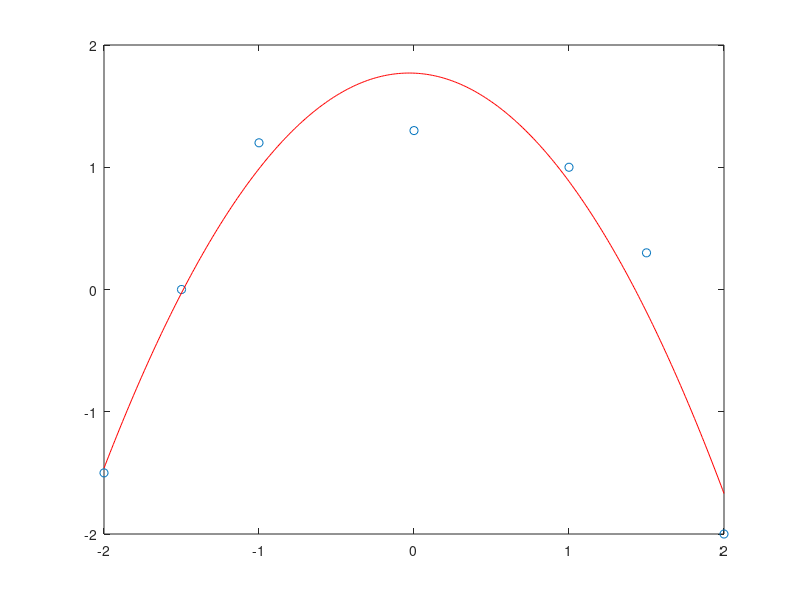

MATLAB code for this plot:
clear; clc; close all;

data=[-2.0 -1.5 -1.0 0 1.0 1.5 2.0
    -1.5 0 1.2 1.3 1.0 0.3 -2.0];

X=data(1,:); Y=data(2,:);

n=size(X',1);

sumx_4=0;
for ik=1:n
    sumx_4=sumx_4+X(ik)^4;      % for문을 사용해서 시그마를 구현
end   

sumx_3=0;
for ik=1:n
    sumx_3=sumx_3+X(ik)^3;      % for문을 사용해서 시그마를 구현
end   

sumx_2=0;
for ik=1:n
    sumx_2=sumx_2+X(ik)^2;      % for문을 사용해서 시그마를 구현
end   

sumx2y=0;
for ik=1:n
    sumx2y=sumx2y+X(ik)^2*Y(ik);      % for문을 사용해서 시그마를 구현
end   

sumxy=0;
for ik=1:n
    sumxy=sumxy+X(ik)*Y(ik);        % for문을 사용해서 시그마를 구현
end

sumy=0;
for ik=1:n
    sumy=sumy+Y(ik);                % for문을 사용해서 시그마를 구현
end   

sumx=0;
for ik=1:n
    sumx=sumx+X(ik);                % for문을 사용해서 시그마를 구현
end   
A=zeros(3,3); B=zeros(3,1);

A(1,1)=sumx_4; A(1,2)=sumx_3; A(1,3)=sumx_2;
A(2,1)=sumx_3; A(2,2)=sumx_2; A(2,3)=sumx;
A(3,1)=sumx_2; A(3,2)=sumx; A(3,3)=n;

B(1)=sumx2y; B(2)=sumxy; B(3)=sumy;

sol=A\B;

plot(X,Y,'o')       % 실제 데이터 그리기
hold on             % 지우지 말아라
x=-2:0.01:2;         % 벡터 생성
plot(x,sol(1)*x.^2+sol(2)*x+sol(3),'r')     % 구한 함수를 그려봄






